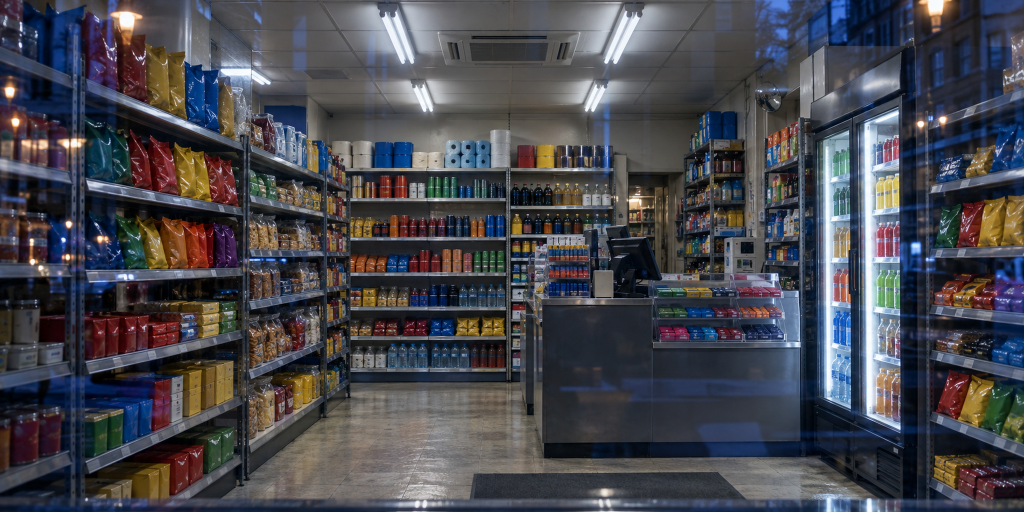
#> input picture docs/maps/heron-reach-32/art/generated/shops/corner-shop-interior.png, 2048 x 1024 px (shown at 1/2 size); its folder holds 2 pictures in this run
$ python make_heron_shop_textures.py
#> lines starting #> are read from the running program, lines starting #| are printed output that depends on the picture
"""Prepare the project's own ChatGPT shop images for the existing material pipeline.

Source images remain untouched. Only resize/encode; provenance and hashes are recorded.
"""
from pathlib import Path
import hashlib
import json
from PIL import Image

ROOT=Path(__file__).resolve().parents[3]
SRC=ROOT/'docs/maps/heron-reach-32/art/generated/shops'
OUT=ROOT/'public/materials/heron/shops'
OUT.mkdir(parents=True,exist_ok=True)
files=[]
for name in ['corner-shop-interior','launderette-interior']:
    src=SRC/(name+'.png');dst=OUT/(name+'.webp')
    Image.open(src).convert('RGB').resize((1024,512),Image.Resampling.LANCZOS).save(dst,quality=88)
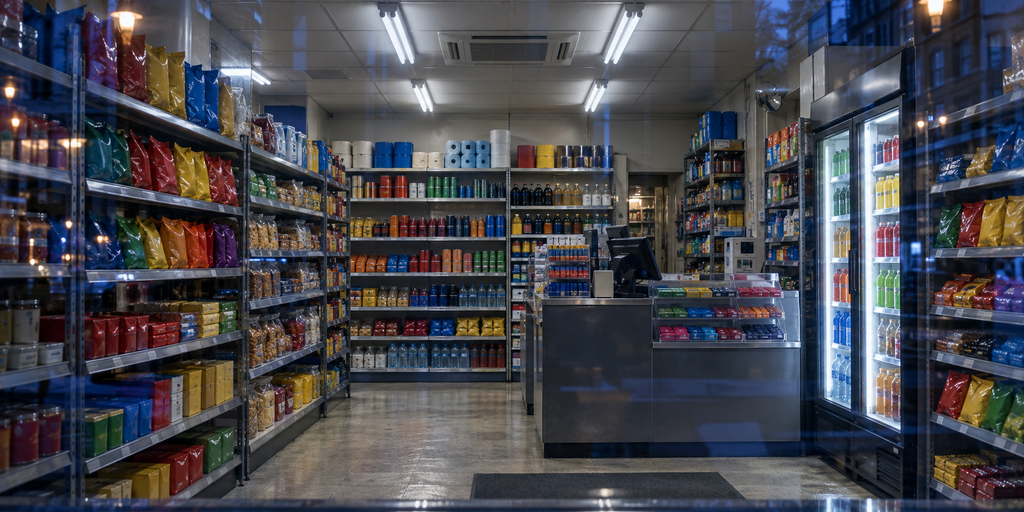
#> saved as corner-shop-interior.webp: PIL image 1024x512 RGB; mean R, G, B 71.5, 71.8, 78.6
    files.append({'source':str(src.relative_to(ROOT)),'sourceSha256':hashlib.sha256(src.read_bytes()).hexdigest(),'runtime':str(dst.relative_to(ROOT)),'sha256':hashlib.sha256(dst.read_bytes()).hexdigest(),'bytes':dst.stat().st_size,'size':[1024,512]})
#> pass 2 of the loop `for name in ['corner-shop-interior','launderette-interior']:`:
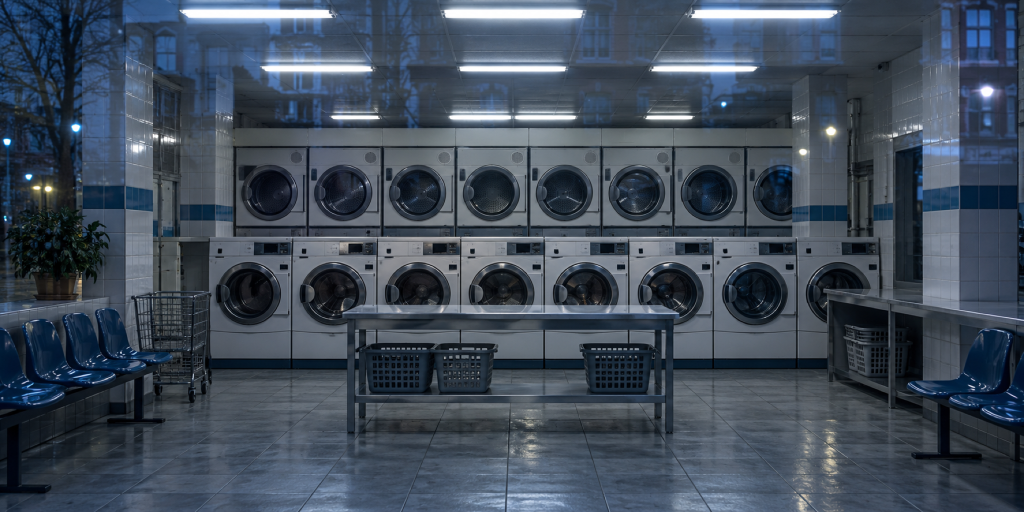
#> input picture docs/maps/heron-reach-32/art/generated/shops/launderette-interior.png, 2048 x 1024 px (shown at 1/2 size)
#> `Image.open(src).convert('RGB').resize((1024,512),Image.Resampling.LANC..`:
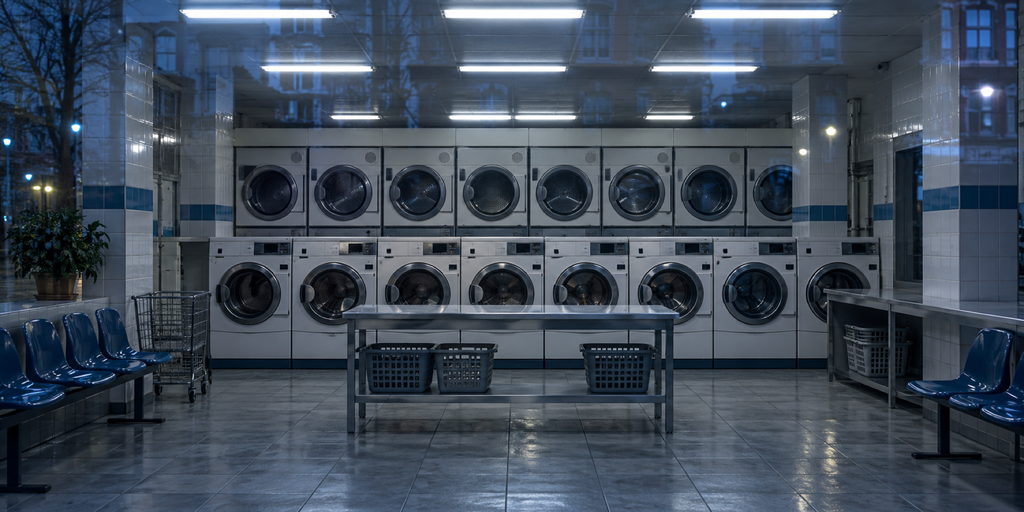
#> saved as launderette-interior.webp: PIL image 1024x512 RGB; mean R, G, B 64.5, 76, 90.2
(OUT/'manifest.json').write_text(json.dumps({'provenance':'ChatGPT images generated for ONSITE, supplied in this repository at dd803c9. No external photography or downloaded asset.','processing':'Resize to 1024 x 512 and WebP quality 88; no new painted content.','files':files},indent=2)+'\n')
